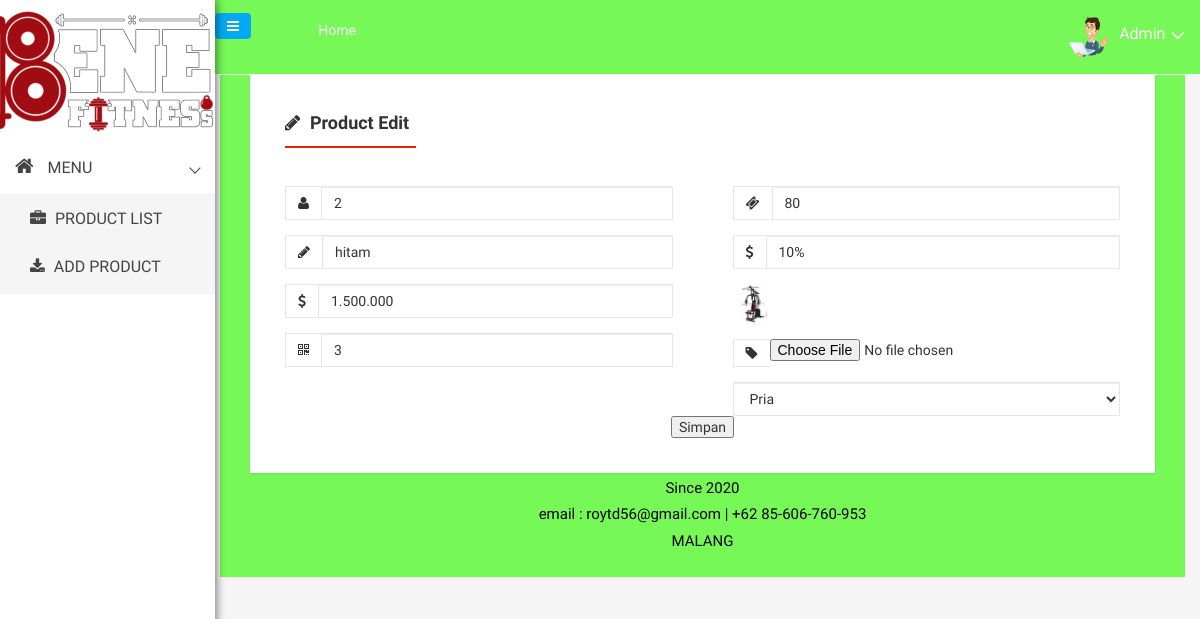
The app's page /index2.php?isi=edit-product&id=2 (signed in) with its own data.
### tables this page shows
CREATE TABLE `product_edit` (
  `id_barang` varchar(50) NOT NULL,
  `warna_barang` varchar(50) DEFAULT NULL,
  `harga` varchar(15) DEFAULT NULL,
  `jumlah` int(11) DEFAULT NULL,
  `ukuran` int(100) DEFAULT NULL,
  `diskon` varchar(4) DEFAULT NULL,
  `gambar` varchar(50) DEFAULT NULL,
  `kategori` enum('One Pupose','Multi Purpose') DEFAULT NULL
);

### content/form_update.php (the view, shortened to what this page needs)
<?php
$id_barang = $_GET ['id'];
include "koneksi.php";
$sql="SELECT * FROM product_edit where id_barang = '$id_barang'";
$tampilkan = mysqli_query($koneksi,$sql);
while($r = mysqli_fetch_assoc($tampilkan)){
	$warna_barang = $r['warna_barang'];
	$harga = $r['harga'];
	$Jumlah = $r['jumlah'];
	$ukuran = $r['ukuran'];
	$diskon = $r['diskon'];
	$gambar = $r['gambar'];
	$kategori = $r['kategori'];
}
?>
<form action = "prosesedit.php" method="POST">
<div class="col-lg-12 col-md-12 col-sm-12 col-xs-12">
                            <div class="review-tab-pro-inner">
                                <ul id="myTab3" class="tab-review-design">
                                    <li class="active"><a href="#description"><i class="fa fa-pencil" aria-hidden="true"></i> Product Edit</a></li>
                                </ul>
                                <div id="myTabContent" class="tab-content custom-product-edit">
                                    <div class="product-tab-list tab-pane fade active in" id="description">
                                        <div class="row">
                                            <div class="col-lg-6 col-md-6 col-sm-6 col-xs-12">
                                                <div class="review-content-section">
														<div class="input-group mg-b-pro-edt">
                                                        <span class="input-group-addon"><i class="fa fa-user" aria-hidden="true"></i></span>
                                                        <input type="text" class="form-control" name="id_barang" value='<?php echo $id_barang?>'>
														</div>
														<div class="input-group mg-b-pro-edt">
                                                        <span class="input-group-addon"><i class="fa fa-pencil" aria-hidden="true"></i></span>
                                                        <input type="text" class="form-control" name="warna_barang" value='<?php echo $warna_barang?>'>
                                                    </div>
                                                    <div class="input-group mg-b-pro-edt">
                                                        <span class="input-group-addon"><i class="fa fa-usd" aria-hidden="true"></i></span>
                                                        <input type="text" class="form-control" name="harga" value='<?php echo $harga?>'> </td>
                                                    </div>
                                                    <div class="input-group mg-b-pro-edt">
                                                        <span class="input-group-addon"><i class="fa fa-qrcode" aria-hidden="true"></i></span>
                                                        <input type="text" class="form-control" name="Jumlah" value='<?php echo $Jumlah?>'> </td>
                                                    </div>
                                                </div>
                                            </div>
                                            <div class="col-lg-6 col-md-6 col-sm-6 col-xs-12">
                                                <div class="review-content-section">
                                                    <div class="input-group mg-b-pro-edt">
                                                        <span class="input-group-addon"><i class="fa fa-ticket" aria-hidden="true"></i></span>
                                                        <input type="text" class="form-control" name="ukuran" value='<?php echo $ukuran?>'> </td>
                                                    </div>
                                                    <div class="input-group mg-b-pro-edt">
                                                        <span class="input-group-addon"><i class="fa fa-usd" aria-hidden="true"></i></span>
                                                        <input type="text" class="form-control" name="diskon" value='<?php echo $diskon?>'> </td>
                                                    </div>
													<?php
													if($gambar){
													?>
													<div class="input-group mg-b-pro-edt">
                                                       <img src="img/<?php echo $gambar;?>" height="40px" width="40px">
                                                    </div>
													<?php }?>
													<div class="input-group mg-b-pro-edt">
                                                        <span class="input-group-addon"><i class="fa fa-tag" aria-hidden="true"></i></span>
													<input type="file" name="gambar" id="gambar" value = "<?php echo $gambar;?>"> </td>
													</div>
                                                        <select name="kategori" class="form-control pro-edt-select form-control-primary">
															<option value="Pria" <?php if ($kategori=='Pria'){echo 'selected=\'selected\'';}?>>Pria</option>
														</select>
                                                </div>
                                            </div>
                                        </div>
                                        <div class="row">
                                            <div class="col-lg-12 col-md-12 col-sm-12 col-xs-12">
                                                <div class="text-center mg-b-pro-edt custom-pro-edt-ds">
                                                    <input type="submit" value="Simpan">
                                                </div>
                                            </div>
                                        </div>
                                    </div>

### css/main.css (style rules this page uses)
html { color: #222; font-size: 1em; line-height: 1.4; }
audio, canvas, iframe, img, svg, video { vertical-align: middle; }

### records on screen
product_edit: warna_barang "hitam", harga "1.500.000", Jumlah "3", ukuran "80", diskon "10%", gambar (picture)

### other values on screen
$_SESSION['username'] "Admin"
